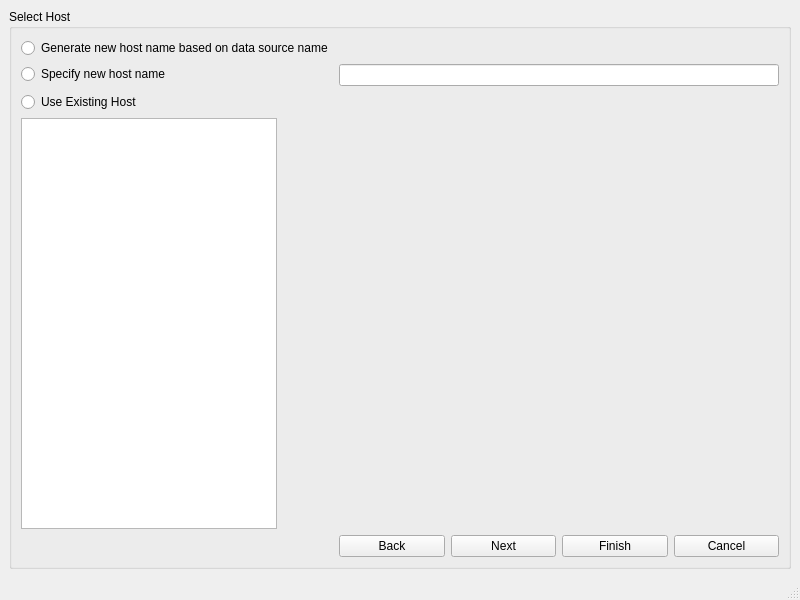
<?xml version="1.0" encoding="UTF-8"?>
<ui version="4.0">
 <class>NewDataSourceWindow</class>
 <widget class="QMainWindow" name="NewDataSourceWindow">
  <property name="geometry">
   <rect>
    <x>0</x>
    <y>0</y>
    <width>800</width>
    <height>600</height>
   </rect>
  </property>
  <property name="windowTitle">
   <string>Disk Imager</string>
  </property>
  <widget class="QWidget" name="centralwidget">
   <layout class="QGridLayout" name="gridLayout">
    <item row="0" column="1">
     <widget class="QGroupBox" name="groupBox">
      <property name="title">
       <string>Select Host</string>
      </property>
      <layout class="QFormLayout" name="formLayout">
       <item row="0" column="0">
        <widget class="QRadioButton" name="nhw_generateNewButton">
         <property name="text">
          <string>Generate new host name based on data source name</string>
         </property>
        </widget>
       </item>
       <item row="1" column="0">
        <widget class="QRadioButton" name="nhw_specifyNewButton">
         <property name="text">
          <string>Specify new host name</string>
         </property>
        </widget>
       </item>
       <item row="1" column="1">
        <widget class="QLineEdit" name="nhw_specifyNewLine"/>
       </item>
       <item row="2" column="0">
        <widget class="QRadioButton" name="nhw_useExistingButton">
         <property name="text">
          <string>Use Existing Host</string>
         </property>
        </widget>
       </item>
       <item row="3" column="0">
        <widget class="QTextEdit" name="nhw_useExistingText"/>
       </item>
       <item row="9" column="1">
        <layout class="QHBoxLayout" name="horizontalLayout">
         <item>
          <widget class="QPushButton" name="nhw_backButton">
           <property name="text">
            <string>Back</string>
           </property>
          </widget>
         </item>
         <item>
          <widget class="QPushButton" name="nhw_NextButton">
           <property name="text">
            <string>Next</string>
           </property>
          </widget>
         </item>
         <item>
          <widget class="QPushButton" name="nhw_finishButton">
           <property name="text">
            <string>Finish</string>
           </property>
          </widget>
         </item>
         <item>
          <widget class="QPushButton" name="nhw_cancelButton">
           <property name="text">
            <string>Cancel</string>
           </property>
          </widget>
         </item>
        </layout>
       </item>
      </layout>
     </widget>
    </item>
   </layout>
  </widget>
  <widget class="QMenuBar" name="menubar">
   <property name="geometry">
    <rect>
     <x>0</x>
     <y>0</y>
     <width>800</width>
     <height>22</height>
    </rect>
   </property>
  </widget>
  <widget class="QStatusBar" name="statusbar"/>
 </widget>
 <resources/>
 <connections/>
</ui>
